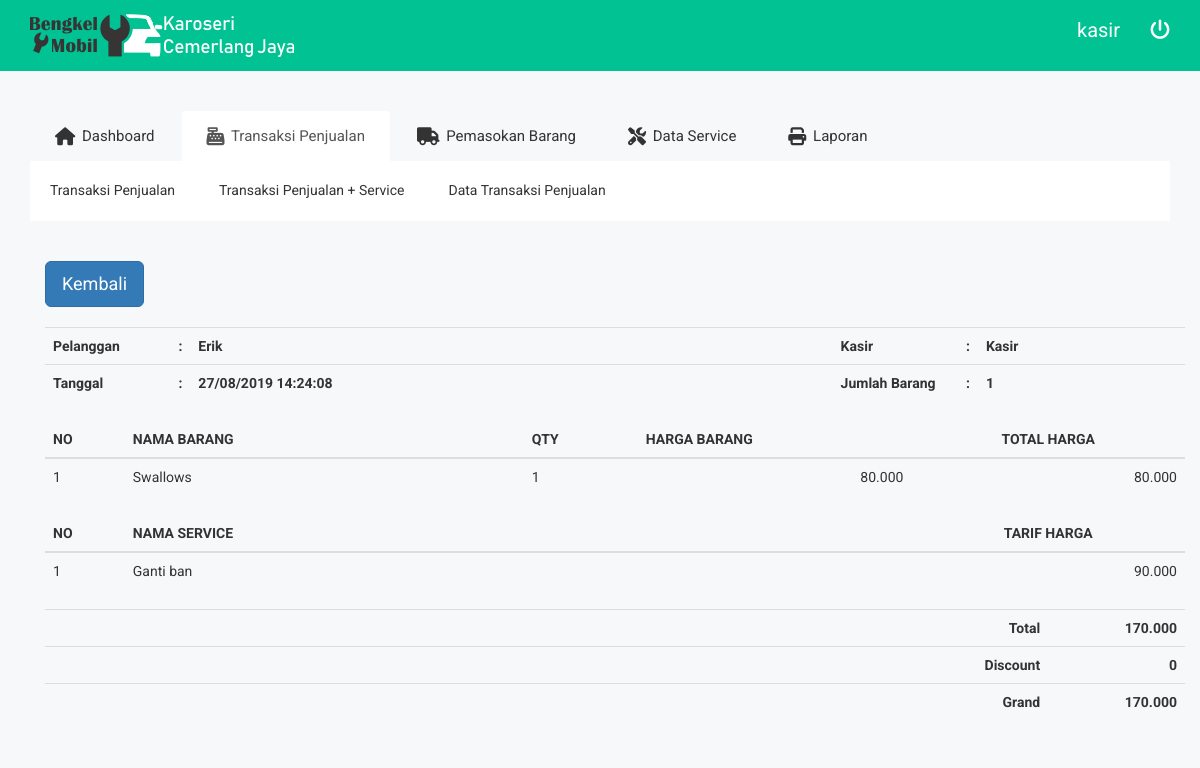
Page /kasir.php?halaman=detail_transaksi&id=FK000002 (signed in) on the committed database.
### tables this page shows
CREATE TABLE `penjualan` (
  `no_faktur_penjualan` char(10) NOT NULL,
  `kode_customer` char(10) NOT NULL,
  `kode_pegawai` char(5) NOT NULL,
  `tgl_transaksi` timestamp NOT NULL DEFAULT current_timestamp() ON UPDATE current_timestamp(),
  `total_harga` int(11) NOT NULL,
  `potongan_harga` int(11) NOT NULL,
  `bayar` int(11) NOT NULL,
  `kembalian` int(11) NOT NULL,
  `status` char(20) NOT NULL
);

CREATE TABLE `customer` (
  `kode_customer` char(10) NOT NULL,
  `nama_customer` varchar(50) NOT NULL,
  `alamat` text NOT NULL,
  `no_telp` varchar(20) NOT NULL
);

CREATE TABLE `pegawai` (
  `kode_pegawai` char(5) NOT NULL,
  `kode_jenis_p` char(4) NOT NULL,
  `nama_pegawai` varchar(50) NOT NULL,
  `alamat` text NOT NULL,
  `no_telp` varchar(20) NOT NULL,
  `username` varchar(50) NOT NULL,
  `password` char(60) NOT NULL,
  `status_login` char(1) NOT NULL,
  `session_id` varchar(26) NOT NULL DEFAULT 'kosong',
  `last_login` timestamp NOT NULL DEFAULT '0000-00-00 00:00:00'
);

CREATE TABLE `detail_penjualan_barang` (
  `kode_detail_pb` int(11) NOT NULL,
  `no_faktur_penjualan` char(10) NOT NULL,
  `kode_barang` char(5) NOT NULL,
  `jumlah_barang` int(11) NOT NULL,
  `sub_total_harga` int(11) NOT NULL
);

CREATE TABLE `barang` (
  `kode_barang` varchar(30) NOT NULL,
  `kode_merk` varchar(3) NOT NULL,
  `kode_satuan` varchar(3) NOT NULL,
  `kode_jenis` varchar(3) NOT NULL,
  `nama_barang` varchar(50) NOT NULL,
  `stock` int(5) NOT NULL,
  `stock_limit` int(5) NOT NULL,
  `harga_pokok` int(10) NOT NULL,
  `harga_jual` int(10) NOT NULL
);

CREATE TABLE `detail_penjualan_service` (
  `kode_detail_ps` int(11) NOT NULL,
  `kode_wo` char(10) NOT NULL,
  `kode_service` char(5) NOT NULL
);

CREATE TABLE `service` (
  `kode_service` varchar(5) NOT NULL,
  `nama_service` varchar(30) NOT NULL,
  `tarif_harga` int(11) NOT NULL
);

### koneksi/function.php (called while the page is built, shortened)
<?php
function format_ribuan($nilai)
{
    $n =  number_format($nilai,0,',','.');
    return $n;
}
?>

### transaksi/data_transaksi/detail.php (the view, shortened to what this page needs)
<?php
$id = $_GET['id'];
$query = mysqli_query($koneksi, "SELECT * FROM penjualan JOIN customer USING(kode_customer) JOIN pegawai USING (kode_pegawai) WHERE no_faktur_penjualan='$id'");
$data = mysqli_fetch_array($query);
$query2 = mysqli_query($koneksi, "SELECT COUNT(*) AS jumlah_barang FROM detail_penjualan_barang WHERE no_faktur_penjualan = '$id'");
$data2 = mysqli_fetch_array($query2);
$query3 = mysqli_query($koneksi, "SELECT * FROM detail_penjualan_barang JOIN penjualan USING(no_faktur_penjualan) JOIN barang USING(kode_barang) WHERE no_faktur_penjualan='$id'");
$query4 = mysqli_query($koneksi, "SELECT * FROM detail_penjualan_service JOIN service USING(kode_service) JOIN penjualan_wo USING(kode_wo) JOIN penjualan USING(no_faktur_penjualan) WHERE no_faktur_penjualan='$id'");
$query5 = mysqli_query($koneksi, "SELECT COUNT(*) AS cek_service FROM detail_penjualan_service JOIN penjualan_wo USING(kode_wo) WHERE no_faktur_penjualan = '$id'");
$data5 = mysqli_fetch_array($query5);
?>
<div class="container">
    <div style="margin-bottom: 20px;">
        <a href="?halaman=v_data_transaksi" class="btn btn-primary btn-lg">Kembali</a>
    </div>
    <table class="table table-borderless" width="100">
        <?php
        $a = $data['tgl_transaksi'];
        $tanggal = date('d/m/Y H:i:s', strtotime($a));
        ?>
        <tr>
            <th width="11%">Pelanggan</th>
            <th width="1%">:</th>
            <th><?= $data['nama_customer'] ?></th>
            <th width="11%">Kasir</th>
            <th width="1%">:</th>
            <th><?= $data['nama_pegawai'] ?></th>
        </tr>
        <tr>
            <th>Tanggal</th>
            <th>:</th>
            <th><?= $tanggal ?></th>
            <th>Jumlah Barang</th>
            <th>:</th>
            <th><?= $data2['jumlah_barang'] ?></th>
        </tr>
    </table>
    <table class="table table-sm table-borderless" width="100%">
        <thead>
            <?php
            if ($data2['jumlah_barang']) {
            echo '<tr>
                <th width="7%" scope="col">NO</th>
                <th width="35%" scope="col">NAMA BARANG</th>
                <th width="10%" scope="col">QTY</th>
                <th width="24%" scope="col">HARGA BARANG</th>
                <th width="24%" style="text-align:center" scope="col">TOTAL HARGA</th>
            </tr>';
            }
            ?>
        </thead>
        <tbody>
            <?php
            $no = 1;
            foreach ($query3 as $data3) {
            ?>
            <tr>
                <td width="7%" scope="row"><?= $no++ ?></td>
                <td width="35%"><?= $data3['nama_barang'] ?></td>
                <td width="10%"><?= $data3['jumlah_barang'] ?></td>
                <td width="24%" style="text-align:right"><?= format_ribuan($data3['harga_jual']) ?></td>
                <td width="24%" style="text-align:right"><?= format_ribuan($data3['sub_total_harga']) ?></td>
            </tr>
            <?php } ?>
        </tbody>
    </table>
    <table class="table table-sm table-borderless" width="100%">
        <thead>
            <?php
            if ($data5['cek_service'] > 0) {
            echo '<tr>
                <th width="7%" scope="col">NO</th>
                <th width="59%" scope="col">NAMA SERVICE</th>
                <th width="10%"></th>
                <th style="text-align: center;" width="24%" scope="col">TARIF HARGA</th>
            </tr>';
            }
            ?>
        </thead>
        <tbody>
            <?php
            $no = 1;
            foreach ($query4 as $data4) {
            ?>
            <tr>
                <td scope="row"><?= $no++ ?></td>
                <td><?= $data4['nama_service'] ?></td>
                <td></td>
                <td style="text-align: right;"><?= format_ribuan($data4['tarif_harga']) ?></td>
            </tr>
            <?php } ?>
        </tbody>
    </table>
    <table class="table table-sm table-borderless">
        <tr>
            <th width="7%"></th>
            <th width="59%"></th>
            <th style="text-align:right" width="22%">Total</th>
            <th style="text-align:right"><?= format_ribuan($data['total_harga']) ?></th>
        </tr>
        <tr>
            <th></th>
            <th></th>
            <th style="text-align:right">Discount</th>
            <th style="text-align:right"><?= format_ribuan($data['potongan_harga']) ?></th>
        </tr>
        <tr>
            <th></th>
            <th></th>
            <th style="text-align:right">Grand</th>
            <?php $grand = $data['total_harga'] - $data['potongan_harga'] ?>
            <th style="text-align:right"><?= format_ribuan($grand) ?></th>
        </tr>
    </table>
</div>

### kasir.php (shortened to what this page needs)
<?php
include "koneksi/function.php";
?>
<!DOCTYPE html>
<html lang="en">
<head>
    <?php include "_partial/head.php"; ?>
</head>
<body>
    <?php include "_partial/header.php"; ?>
    <?php include "_partial/navbar_desktop_kasir.php"; ?>
    <div class="data-table-area">
        <div class="container">
            <div class="row">
                <div class="col-lg-12 col-md-12 col-sm-12 col-xs-12">
                    <?php
                    include 'koneksi/koneksi.php';
                    if ($_GET['halaman'] == 'detail_transaksi') {
                        include "transaksi/data_transaksi/detail.php";
                    }
                    ?>
                </div>
            </div>
        </div>
    </div>
</body>
</html>

### _partial/head.php (shortened to what this page needs)
<link rel="stylesheet" href="assets/template2/css/bootstrap.min.css">
<link rel="stylesheet" href="assets/template2/css/font-awesome.min.css">
<link rel="stylesheet" href="assets/template2/css/owl.carousel.css">
<link rel="stylesheet" href="assets/template2/css/owl.theme.css">
<link rel="stylesheet" href="assets/template2/css/owl.transitions.css">
<link rel="stylesheet" href="assets/template2/css/meanmenu/meanmenu.min.css">
<link rel="stylesheet" href="assets/template2/css/animate.css">
<link rel="stylesheet" href="assets/template2/css/summernote/summernote.css">
<link rel="stylesheet" href="assets/template2/css/themesaller-forms.css">
<link rel="stylesheet" href="assets/template2/css/normalize.css">
<link rel="stylesheet" href="assets/template2/css/scrollbar/jquery.mCustomScrollbar.min.css">
<link rel="stylesheet" href="assets/template2/css/notika-custom-icon.css">
<link rel="stylesheet" href="assets/template2/css/jquery.dataTables.min.css">
<link rel="stylesheet" href="assets/template2/css/bootstrap-select/bootstrap-select.css">
<link rel="stylesheet" href="assets/template2/css/datapicker/datepicker3.css">
<link rel="stylesheet" href="assets/template2/css/color-picker/farbtastic.css">
<link rel="stylesheet" href="assets/template2/css/chosen/chosen.css">
<link rel="stylesheet" href="assets/template2/css/notification/notification.css">
<link rel="stylesheet" href="assets/template2/css/dropzone/dropzone.css">
<link rel="stylesheet" href="assets/template2/css/wave/waves.min.css">
<link rel="stylesheet" href="assets/template2/css/main.css">
<link rel="stylesheet" href="assets/template2/style.css">
<link rel="stylesheet" href="assets/template2/css/responsive.css">

### _partial/header.php (shortened to what this page needs)
<div class="header-top-area">
    <div class="container">
        <div class="row">
            <div class="col-lg-4 col-md-4 col-sm-12 col-xs-12">
                <div class="logo-area">
                    <a href="#"><img src="assets/template2/img/logo/logo.png" alt="" /></a>
                </div>
            </div>
            <div class="col-lg-8 col-md-8 col-sm-12 col-xs-12">
                <div class="header-top-menu">
                    <ul class="nav navbar-nav notika-top-nav">
                        <li class="nav-item">
                            <a href="#" class="nav-link dropdown-toggle"><span><?= $_SESSION['username'] ?></span></a>
                        </li>
                        <li class="nav-item">
                            <a href="#" class="nav-link dropdown-toggle" data-toggle="modal"
                                data-target="#myModaltwo"><span><i class="fa fa-power-off"
                                        aria-hidden="true"></i></span></a>
                        </li>
                    </ul>
                </div>
            </div>
        </div>
    </div>
</div>

### _partial/navbar_desktop_kasir.php (shortened to what this page needs)
<div class="main-menu-area mg-tb-40">
    <div class="container">
        <div class="row">
            <div class="col-lg-12 col-md-12 col-sm-12 col-xs-12">
                <ul class="nav nav-tabs notika-menu-wrap menu-it-icon-pro">
                    <li class="<?php
                    if ($_GET['halaman'] == "dashboard") {echo 'active';}
                    ?>">
                        <a href="?halaman=dashboard"><i class="fas fa-home"></i> Dashboard</a>
                    </li>
                    <li class="<?php
                    if ($_GET['halaman'] == "transaksi_penjualan_barang") {echo 'active';}
                    if ($_GET['halaman'] == "v_work_order") {echo 'active';}
                    if ($_GET['halaman'] == "v_data_transaksi") {echo 'active';}
                    if ($_GET['halaman'] == "detail_transaksi") {echo 'active';}
                    if ($_GET['halaman'] == "sukses") {echo 'active';}
                    ?>">
                        <a data-toggle="tab" href="#Forms1"><i class="fas fa-cash-register"></i> Transaksi Penjualan</a>
                    </li>
                    <li class="<?php
                    if ($_GET['halaman'] == "v_transaksi_pembelian") {echo 'active';}
                    if ($_GET['halaman'] == "v_suplier") {echo 'active';}
                    if ($_GET['halaman'] == "add_suplier") {echo 'active';}
                    if ($_GET['halaman'] == "edit_suplier") {echo 'active';}
                    if ($_GET['halaman'] == "v_data_transaksi_pembelian") {echo 'active';}
                    if ($_GET['halaman'] == "add_transaksi_pembelian") {echo 'active';}
                    if ($_GET['halaman'] == "sukses_pembelian") {echo 'active';}
                    ?>">
                        <a data-toggle="tab" href="#Forms2"><i class="fas fa-truck"></i> Pemasokan Barang</a>
                    </li>
                    <li class="<?php
                    if ($_GET['halaman'] == "v_tarifService") {echo 'active';}
                    if ($_GET['halaman'] == "add_tarifService") {echo 'active';}
                    if ($_GET['halaman'] == "edit_tarifService") {echo 'active';}
                    ?>">
                        <a href="?halaman=v_tarifService"><i class="fas fa-tools"></i> Data Service</a>
                    </li>
                    <li class="<?php
                    if ($_GET['halaman'] == "laporan_transaksi") {echo 'active';}
                    ?>">
                        <a href="?halaman=laporan_transaksi"><i class="fas fa-print"></i> Laporan</a>
                    </li>
                </ul>
                <div class="tab-content custom-menu-content">
                    <div id="Forms1" class="tab-pane notika-tab-menu-bg animated flipInX
                    <?php
                    if ($_GET['halaman'] == "transaksi_penjualan_barang") {echo 'active';}
                    if ($_GET['halaman'] == "v_work_order") {echo 'active';}
                    if ($_GET['halaman'] == "v_data_transaksi") {echo 'active';}
                    if ($_GET['halaman'] == "detail_transaksi") {echo 'active';}
                    if ($_GET['halaman'] == "sukses") {echo 'active';}
                    ?> ">
                        <ul class="notika-main-menu-dropdown">
                            <li><a href="?halaman=transaksi_penjualan_barang">Transaksi Penjualan</a>
                            </li>
                            <li><a href="?halaman=v_work_order">Transaksi Penjualan + Service</a>
                            </li>
                            <li><a href="?halaman=v_data_transaksi">Data Transaksi Penjualan</a>
                            </li>
                        </ul>
                    </div>
                </div>
            </div>
        </div>
    </div>
</div>

### assets/template2/css/themesaller-forms.css (style rules this page uses)
html, body { border: 0; margin: 0; padding: 0; font-size: 100%; vertical-align: baseline; font: inherit; }
body { margin: 0; padding: 0; background:url(../images/body_bg.jpg) no-repeat center top; }

### assets/template2/css/main.css (style rules this page uses)
html { color: #222; font-size: 1em; line-height: 1.4; }
audio, canvas, iframe, img, svg, video { vertical-align: middle; }

### rows in the picture
penjualan: kode_customer.nama_customer "Erik", kode_pegawai.nama_pegawai "Kasir", tgl_transaksi "27/08/2019 14:24:08", total_harga "170.000", potongan_harga "0", format_ribuan($grand) "170.000"
detail_penjualan_barang: kode_barang.nama_barang "Swallows", jumlah_barang "1", kode_barang.harga_jual "80.000", sub_total_harga "80.000"
detail_penjualan_service: kode_service.nama_service "Ganti ban", kode_service.tarif_harga "90.000"

### other values in the picture
$_SESSION['username'] "kasir"
$data2['jumlah_barang'] "1"
